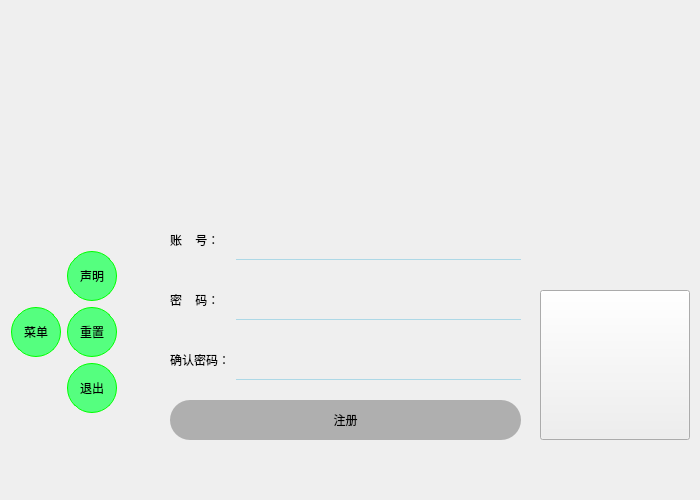
<?xml version="1.0" encoding="UTF-8"?>
<ui version="4.0">
 <class>Form</class>
 <widget class="QWidget" name="Form">
  <property name="geometry">
   <rect>
    <x>0</x>
    <y>0</y>
    <width>700</width>
    <height>500</height>
   </rect>
  </property>
  <property name="minimumSize">
   <size>
    <width>700</width>
    <height>500</height>
   </size>
  </property>
  <property name="maximumSize">
   <size>
    <width>700</width>
    <height>500</height>
   </size>
  </property>
  <property name="windowTitle">
   <string>Form</string>
  </property>
  <property name="layoutDirection">
   <enum>Qt::LeftToRight</enum>
  </property>
  <layout class="QVBoxLayout" name="verticalLayout" stretch="3,7">
   <property name="spacing">
    <number>0</number>
   </property>
   <property name="leftMargin">
    <number>0</number>
   </property>
   <property name="topMargin">
    <number>0</number>
   </property>
   <property name="rightMargin">
    <number>0</number>
   </property>
   <property name="bottomMargin">
    <number>0</number>
   </property>
   <item>
    <widget class="QWidget" name="widget" native="true">
     <property name="styleSheet">
      <string notr="true">
QWidget#widget{
border-image: url(:/register_background/images/register_background.jpg);
}
</string>
     </property>
    </widget>
   </item>
   <item>
    <widget class="QWidget" name="register_bottom" native="true">
     <property name="layoutDirection">
      <enum>Qt::LeftToRight</enum>
     </property>
     <property name="styleSheet">
      <string notr="true">
QWidget#register_bottom {
border-image: url(:/register_background/images/register_background1.jpg);
}
</string>
     </property>
     <widget class="QPushButton" name="btn_menu">
      <property name="geometry">
       <rect>
        <x>11</x>
        <y>157</y>
        <width>50</width>
        <height>50</height>
       </rect>
      </property>
      <property name="minimumSize">
       <size>
        <width>50</width>
        <height>50</height>
       </size>
      </property>
      <property name="maximumSize">
       <size>
        <width>50</width>
        <height>50</height>
       </size>
      </property>
      <property name="layoutDirection">
       <enum>Qt::LeftToRight</enum>
      </property>
      <property name="styleSheet">
       <string notr="true">QPushButton{
	border-radius:25px;
	background-color: rgb(85, 255, 127);
	border:1px solid rgb(0, 255, 0)
}
QPushButton:hover{
	background-color:rgb(0, 255, 0);
	border:4px double rgb(0, 255, 0)
}
QPushButton:checked{
	background-color:rgb(85, 170, 0);
}</string>
      </property>
      <property name="text">
       <string>菜单</string>
      </property>
      <property name="checkable">
       <bool>true</bool>
      </property>
     </widget>
     <widget class="QPushButton" name="btn_policy">
      <property name="geometry">
       <rect>
        <x>67</x>
        <y>101</y>
        <width>50</width>
        <height>50</height>
       </rect>
      </property>
      <property name="minimumSize">
       <size>
        <width>50</width>
        <height>50</height>
       </size>
      </property>
      <property name="maximumSize">
       <size>
        <width>50</width>
        <height>50</height>
       </size>
      </property>
      <property name="layoutDirection">
       <enum>Qt::LeftToRight</enum>
      </property>
      <property name="styleSheet">
       <string notr="true">QPushButton{
	border-radius:25px;
	background-color: rgb(85, 255, 127);
	border:1px solid rgb(0, 255, 0)
}
QPushButton:hover{
	background-color:rgb(0, 255, 0);
	border:4px double rgb(0, 255, 0)
}
QPushButton:checked{
	background-color:rgb(85, 170, 0);
}</string>
      </property>
      <property name="text">
       <string>声明</string>
      </property>
     </widget>
     <widget class="QPushButton" name="btn_reset">
      <property name="geometry">
       <rect>
        <x>67</x>
        <y>157</y>
        <width>50</width>
        <height>50</height>
       </rect>
      </property>
      <property name="minimumSize">
       <size>
        <width>50</width>
        <height>50</height>
       </size>
      </property>
      <property name="maximumSize">
       <size>
        <width>50</width>
        <height>50</height>
       </size>
      </property>
      <property name="layoutDirection">
       <enum>Qt::LeftToRight</enum>
      </property>
      <property name="styleSheet">
       <string notr="true">QPushButton{
	border-radius:25px;
	background-color: rgb(85, 255, 127);
	border:1px solid rgb(0, 255, 0)
}
QPushButton:hover{
	background-color:rgb(0, 255, 0);
	border:4px double rgb(0, 255, 0)
}
QPushButton:checked{
	background-color:rgb(85, 170, 0);
}</string>
      </property>
      <property name="text">
       <string>重置</string>
      </property>
     </widget>
     <widget class="QPushButton" name="btn_exit">
      <property name="geometry">
       <rect>
        <x>67</x>
        <y>213</y>
        <width>50</width>
        <height>50</height>
       </rect>
      </property>
      <property name="minimumSize">
       <size>
        <width>50</width>
        <height>50</height>
       </size>
      </property>
      <property name="maximumSize">
       <size>
        <width>50</width>
        <height>50</height>
       </size>
      </property>
      <property name="layoutDirection">
       <enum>Qt::LeftToRight</enum>
      </property>
      <property name="styleSheet">
       <string notr="true">QPushButton{
	border-radius:25px;
	background-color: rgb(85, 255, 127);
	border:1px solid rgb(0, 255, 0)
}
QPushButton:hover{
	background-color:rgb(0, 255, 0);
	border:4px double rgb(0, 255, 0)
}
QPushButton:checked{
	background-color:rgb(85, 170, 0);
}</string>
      </property>
      <property name="text">
       <string>退出</string>
      </property>
     </widget>
     <widget class="QPushButton" name="btn_binarycode">
      <property name="geometry">
       <rect>
        <x>540</x>
        <y>140</y>
        <width>150</width>
        <height>150</height>
       </rect>
      </property>
      <property name="minimumSize">
       <size>
        <width>150</width>
        <height>150</height>
       </size>
      </property>
      <property name="maximumSize">
       <size>
        <width>150</width>
        <height>150</height>
       </size>
      </property>
      <property name="styleSheet">
       <string notr="true">QPushButton{
	border-image: url(:/register_background/images/binarycode.jpg);
}</string>
      </property>
      <property name="text">
       <string/>
      </property>
     </widget>
     <widget class="QWidget" name="layoutWidget">
      <property name="geometry">
       <rect>
        <x>170</x>
        <y>70</y>
        <width>351</width>
        <height>621</height>
       </rect>
      </property>
      <property name="styleSheet">
       <string>background-color:transparent;
color:rgb(0, 0, 0);
font: 16pt &quot;黑体&quot;;</string>
      </property>
      <layout class="QFormLayout" name="formLayout">
       <property name="verticalSpacing">
        <number>20</number>
       </property>
       <item row="0" column="0">
        <widget class="QLabel" name="label_account">
         <property name="minimumSize">
          <size>
           <width>0</width>
           <height>40</height>
          </size>
         </property>
         <property name="styleSheet">
          <string notr="true">color:rgb(0, 0, 0);
font: 14pt &quot;黑体&quot;;
</string>
         </property>
         <property name="text">
          <string>账    号：</string>
         </property>
        </widget>
       </item>
       <item row="1" column="0">
        <widget class="QLabel" name="label_password">
         <property name="minimumSize">
          <size>
           <width>0</width>
           <height>40</height>
          </size>
         </property>
         <property name="styleSheet">
          <string notr="true">color:rgb(0, 0, 0);
font: 14pt &quot;黑体&quot;;
</string>
         </property>
         <property name="text">
          <string>密    码：</string>
         </property>
        </widget>
       </item>
       <item row="1" column="1">
        <widget class="QLineEdit" name="lineEdit_password">
         <property name="minimumSize">
          <size>
           <width>0</width>
           <height>40</height>
          </size>
         </property>
         <property name="styleSheet">
          <string notr="true">background-color:transparent;
color:rgb(0, 0, 0);
font: 16pt &quot;黑体&quot;;
border:none;
border-bottom:1px solid lightblue;</string>
         </property>
         <property name="clearButtonEnabled">
          <bool>true</bool>
         </property>
        </widget>
       </item>
       <item row="2" column="0">
        <widget class="QLabel" name="label_confirm">
         <property name="minimumSize">
          <size>
           <width>0</width>
           <height>40</height>
          </size>
         </property>
         <property name="styleSheet">
          <string notr="true">color:rgb(0, 0, 0);
font: 14pt &quot;黑体&quot;;</string>
         </property>
         <property name="text">
          <string>确认密码：</string>
         </property>
        </widget>
       </item>
       <item row="2" column="1">
        <widget class="QLineEdit" name="lineEdit_confirm">
         <property name="minimumSize">
          <size>
           <width>0</width>
           <height>40</height>
          </size>
         </property>
         <property name="styleSheet">
          <string notr="true">background-color:transparent;
color:rgb(0, 0, 0);
font: 16pt &quot;黑体&quot;;
border:none;
border-bottom:1px solid lightblue;</string>
         </property>
         <property name="echoMode">
          <enum>QLineEdit::Password</enum>
         </property>
         <property name="clearButtonEnabled">
          <bool>true</bool>
         </property>
        </widget>
       </item>
       <item row="0" column="1">
        <widget class="QLineEdit" name="lineEdit_account">
         <property name="minimumSize">
          <size>
           <width>0</width>
           <height>40</height>
          </size>
         </property>
         <property name="styleSheet">
          <string notr="true">background-color:transparent;
color:rgb(0, 0, 0);
font: 16pt &quot;黑体&quot;;
border:none;
border-bottom:1px solid lightblue;</string>
         </property>
         <property name="clearButtonEnabled">
          <bool>true</bool>
         </property>
        </widget>
       </item>
       <item row="4" column="0" colspan="2">
        <widget class="QPushButton" name="btn_register">
         <property name="enabled">
          <bool>false</bool>
         </property>
         <property name="minimumSize">
          <size>
           <width>0</width>
           <height>40</height>
          </size>
         </property>
         <property name="styleSheet">
          <string notr="true">QPushButton{
	background-color: rgb(85, 255, 255);
	color:rgb(0, 0, 0);
	border-radius:20px;
}
QPushButton:hover{
	background-color: rgb(85, 170, 255);
}
QPushButton:disabled{
	background-color: rgb(175, 175, 175);
}
QPushButton:pressed{
	
	background-color: rgb(0, 255, 255);
}
</string>
         </property>
         <property name="text">
          <string>注册</string>
         </property>
        </widget>
       </item>
      </layout>
     </widget>
     <zorder>layoutWidget</zorder>
     <zorder>btn_policy</zorder>
     <zorder>btn_reset</zorder>
     <zorder>btn_exit</zorder>
     <zorder>btn_binarycode</zorder>
     <zorder>btn_menu</zorder>
    </widget>
   </item>
  </layout>
 </widget>
 <resources>
  <include location="../my_images.qrc"/>
 </resources>
 <connections>
  <connection>
   <sender>btn_menu</sender>
   <signal>clicked()</signal>
   <receiver>Form</receiver>
   <slot>show_hide_menu()</slot>
   <hints>
    <hint type="sourcelabel">
     <x>24</x>
     <y>324</y>
    </hint>
    <hint type="destinationlabel">
     <x>-26</x>
     <y>260</y>
    </hint>
   </hints>
  </connection>
  <connection>
   <sender>btn_policy</sender>
   <signal>clicked()</signal>
   <receiver>Form</receiver>
   <slot>policy()</slot>
   <hints>
    <hint type="sourcelabel">
     <x>85</x>
     <y>251</y>
    </hint>
    <hint type="destinationlabel">
     <x>-5</x>
     <y>200</y>
    </hint>
   </hints>
  </connection>
  <connection>
   <sender>btn_exit</sender>
   <signal>clicked()</signal>
   <receiver>Form</receiver>
   <slot>exit_register()</slot>
   <hints>
    <hint type="sourcelabel">
     <x>93</x>
     <y>374</y>
    </hint>
    <hint type="destinationlabel">
     <x>60</x>
     <y>507</y>
    </hint>
   </hints>
  </connection>
  <connection>
   <sender>btn_reset</sender>
   <signal>clicked()</signal>
   <receiver>Form</receiver>
   <slot>reset()</slot>
   <hints>
    <hint type="sourcelabel">
     <x>97</x>
     <y>327</y>
    </hint>
    <hint type="destinationlabel">
     <x>-22</x>
     <y>427</y>
    </hint>
   </hints>
  </connection>
  <connection>
   <sender>btn_register</sender>
   <signal>clicked()</signal>
   <receiver>Form</receiver>
   <slot>check_register()</slot>
   <hints>
    <hint type="sourcelabel">
     <x>386</x>
     <y>460</y>
    </hint>
    <hint type="destinationlabel">
     <x>432</x>
     <y>521</y>
    </hint>
   </hints>
  </connection>
  <connection>
   <sender>btn_menu</sender>
   <signal>clicked(bool)</signal>
   <receiver>Form</receiver>
   <slot>show_hide_menu()</slot>
   <hints>
    <hint type="sourcelabel">
     <x>39</x>
     <y>314</y>
    </hint>
    <hint type="destinationlabel">
     <x>-24</x>
     <y>375</y>
    </hint>
   </hints>
  </connection>
  <connection>
   <sender>lineEdit_account</sender>
   <signal>textChanged(QString)</signal>
   <receiver>Form</receiver>
   <slot>enable_register()</slot>
   <hints>
    <hint type="sourcelabel">
     <x>460</x>
     <y>235</y>
    </hint>
    <hint type="destinationlabel">
     <x>732</x>
     <y>200</y>
    </hint>
   </hints>
  </connection>
  <connection>
   <sender>lineEdit_password</sender>
   <signal>textChanged(QString)</signal>
   <receiver>Form</receiver>
   <slot>enable_register()</slot>
   <hints>
    <hint type="sourcelabel">
     <x>431</x>
     <y>300</y>
    </hint>
    <hint type="destinationlabel">
     <x>729</x>
     <y>300</y>
    </hint>
   </hints>
  </connection>
  <connection>
   <sender>lineEdit_confirm</sender>
   <signal>textChanged(QString)</signal>
   <receiver>Form</receiver>
   <slot>enable_register()</slot>
   <hints>
    <hint type="sourcelabel">
     <x>474</x>
     <y>362</y>
    </hint>
    <hint type="destinationlabel">
     <x>643</x>
     <y>514</y>
    </hint>
   </hints>
  </connection>
 </connections>
 <slots>
  <slot>show_hide_menu()</slot>
  <slot>policy()</slot>
  <slot>exit_register()</slot>
  <slot>reset()</slot>
  <slot>check_register()</slot>
  <slot>enable_register()</slot>
 </slots>
</ui>
